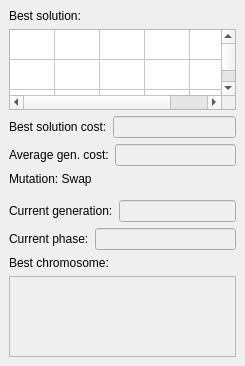
<?xml version="1.0" encoding="UTF-8"?>
<ui version="4.0">
 <class>InfoWidget</class>
 <widget class="QDockWidget" name="InfoWidget">
  <property name="geometry">
   <rect>
    <x>0</x>
    <y>0</y>
    <width>245</width>
    <height>366</height>
   </rect>
  </property>
  <property name="windowTitle">
   <string>InfoWidget</string>
  </property>
  <widget class="QWidget" name="dockWidgetContents">
   <layout class="QVBoxLayout" name="verticalLayout">
    <item>
     <widget class="QLabel" name="bestSolutionMatrixLabel">
      <property name="text">
       <string>Best solution:</string>
      </property>
     </widget>
    </item>
    <item>
     <widget class="QTableWidget" name="matrixWidget">
      <property name="enabled">
       <bool>true</bool>
      </property>
      <property name="autoFillBackground">
       <bool>false</bool>
      </property>
      <property name="verticalScrollBarPolicy">
       <enum>Qt::ScrollBarAsNeeded</enum>
      </property>
      <property name="horizontalScrollBarPolicy">
       <enum>Qt::ScrollBarAsNeeded</enum>
      </property>
      <property name="tabKeyNavigation">
       <bool>true</bool>
      </property>
      <property name="alternatingRowColors">
       <bool>false</bool>
      </property>
      <property name="showGrid">
       <bool>true</bool>
      </property>
      <property name="sortingEnabled">
       <bool>false</bool>
      </property>
      <property name="rowCount">
       <number>5</number>
      </property>
      <property name="columnCount">
       <number>5</number>
      </property>
      <attribute name="horizontalHeaderVisible">
       <bool>false</bool>
      </attribute>
      <attribute name="horizontalHeaderCascadingSectionResizes">
       <bool>false</bool>
      </attribute>
      <attribute name="horizontalHeaderMinimumSectionSize">
       <number>30</number>
      </attribute>
      <attribute name="horizontalHeaderDefaultSectionSize">
       <number>45</number>
      </attribute>
      <attribute name="verticalHeaderVisible">
       <bool>false</bool>
      </attribute>
      <attribute name="verticalHeaderCascadingSectionResizes">
       <bool>true</bool>
      </attribute>
      <attribute name="verticalHeaderShowSortIndicator" stdset="0">
       <bool>false</bool>
      </attribute>
      <attribute name="verticalHeaderStretchLastSection">
       <bool>false</bool>
      </attribute>
      <row/>
      <row/>
      <row/>
      <row/>
      <row/>
      <column/>
      <column/>
      <column/>
      <column/>
      <column/>
     </widget>
    </item>
    <item>
     <layout class="QHBoxLayout" name="horizontalLayout_4">
      <item>
       <widget class="QLabel" name="bestSolutionCost">
        <property name="text">
         <string>Best solution cost:</string>
        </property>
       </widget>
      </item>
      <item>
       <widget class="QLineEdit" name="bestSolCost">
        <property name="enabled">
         <bool>false</bool>
        </property>
       </widget>
      </item>
     </layout>
    </item>
    <item>
     <layout class="QHBoxLayout" name="horizontalLayout_9">
      <item>
       <widget class="QLabel" name="averageGenerationCost">
        <property name="text">
         <string>Average gen. cost:</string>
        </property>
       </widget>
      </item>
      <item>
       <widget class="QLineEdit" name="averageGenCost">
        <property name="enabled">
         <bool>false</bool>
        </property>
       </widget>
      </item>
     </layout>
    </item>
    <!-- Добавить перед verticalSpacer_2 -->
    <item>
    <layout class="QHBoxLayout" name="horizontalLayout_mutation">
    <item>
    <widget class="QLabel" name="mutationTypeLabel">
        <property name="text">
        <string>Mutation: Swap</string>
        </property>
    </widget>
    </item>
    </layout>
    </item>
    <item>
     <spacer name="verticalSpacer_2">
      <property name="orientation">
       <enum>Qt::Vertical</enum>
      </property>
      <property name="sizeHint" stdset="0">
       <size>
        <width>20</width>
        <height>118</height>
       </size>
      </property>
     </spacer>
    </item>
    <!-- После существующих элементов -->
    <item>
    <layout class="QHBoxLayout" name="horizontalLayout_gen">
    <item>
    <widget class="QLabel" name="generationLabel">
        <property name="text">
        <string>Current generation:</string>
        </property>
    </widget>
    </item>
    <item>
    <widget class="QLineEdit" name="generationValue">
        <property name="enabled">
        <bool>false</bool>
        </property>
    </widget>
    </item>
    </layout>
    </item>

    <item>
    <layout class="QHBoxLayout" name="horizontalLayout_phase">
    <item>
    <widget class="QLabel" name="phaseLabel">
        <property name="text">
        <string>Current phase:</string>
        </property>
    </widget>
    </item>
    <item>
    <widget class="QLineEdit" name="phaseValue">
        <property name="enabled">
        <bool>false</bool>
        </property>
    </widget>
    </item>
    </layout>
    </item>

    <item>
    <layout class="QVBoxLayout" name="verticalLayout_bestChromosome">
    <item>
    <widget class="QLabel" name="bestChromosomeLabel">
        <property name="text">
        <string>Best chromosome:</string>
        </property>
    </widget>
    </item>
    <item>
    <widget class="QTextEdit" name="bestChromosomeValue">
        <property name="enabled">
        <bool>false</bool>
        </property>
    </widget>
    </item>
    </layout>
    </item>
   </layout>
  </widget>
 </widget>
 <resources/>
 <connections/>
</ui>
